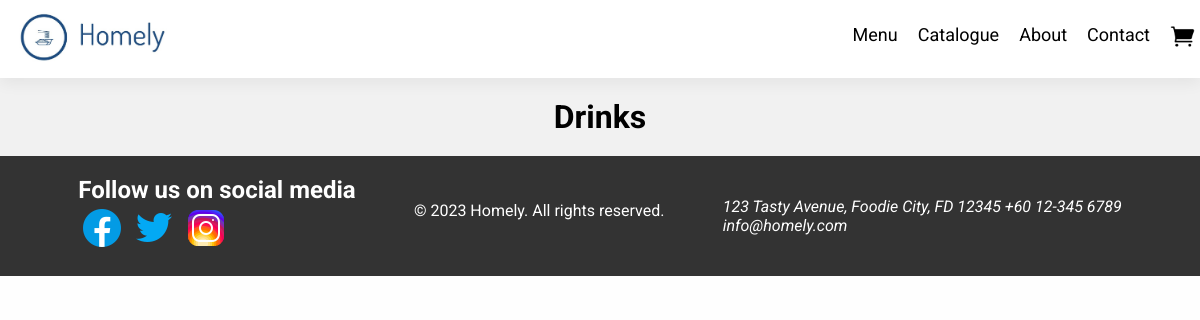
The page /drinks/ on the database as committed earlier.
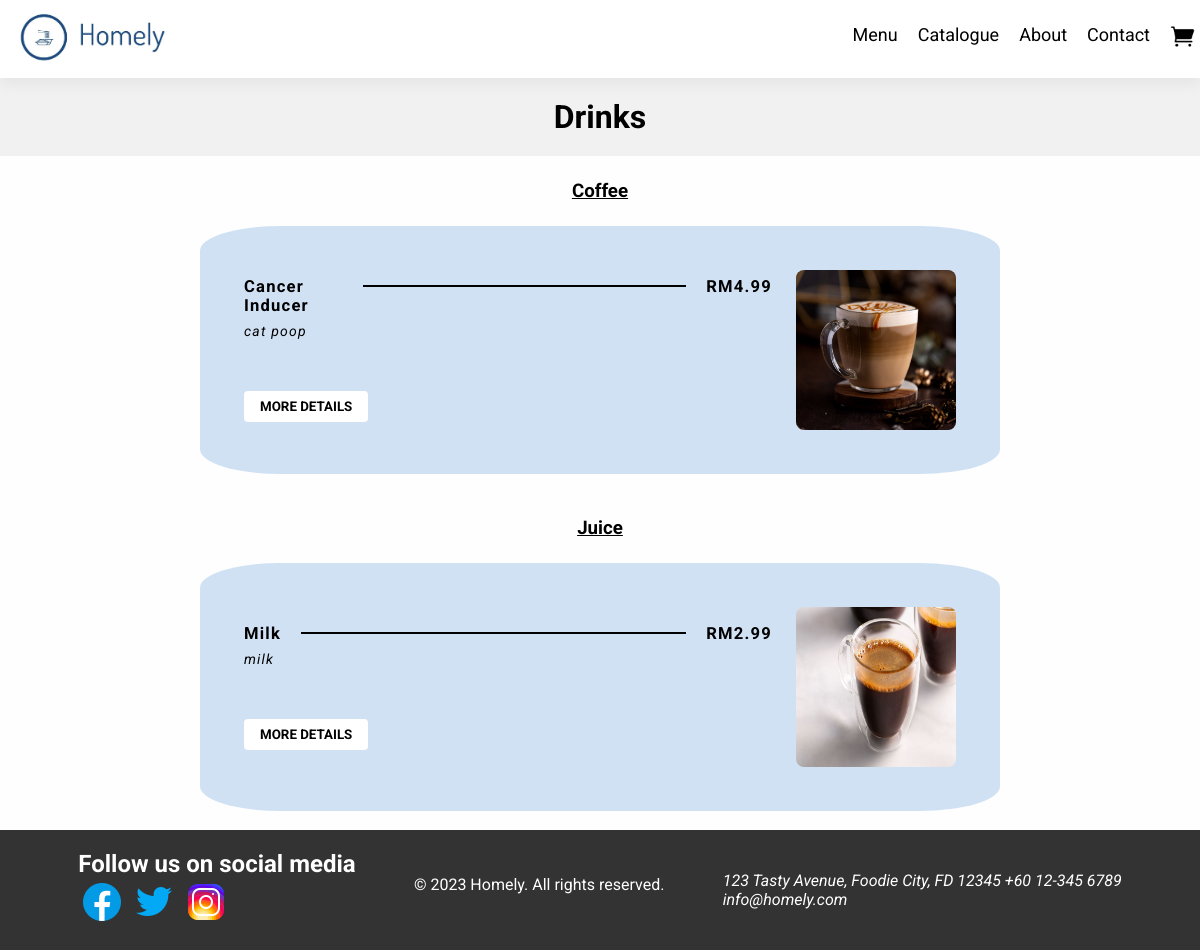
The same page on the database as committed later.
### restaurant/models.py (models this page shows, shortened)
class FoodItem(models.Model):
    type = models.CharField(max_length=100)
    category = models.CharField(max_length=100)
    name = models.CharField(max_length=100)
    price = models.DecimalField(max_digits=6, decimal_places=2)
    description = models.TextField()
    image = models.ImageField(upload_to='menu_items/')
    details_url = models.URLField(blank=True, null=True)

### restaurant/views.py (the view)
# urls.py: path('drinks/', views.drinks, name="drinks"),
def drinks(request):
    drink_items = FoodItem.objects.filter(category='Drinks').order_by('type')
    drink_items_grouped = {k: list(v) for k, v in groupby(drink_items, key=attrgetter('type'))}
    return render(request, 'drinks.html', {'drink_items_grouped': drink_items_grouped.items()})

### templates/drinks.html
{% extends 'main.html' %} {% load static %} {% block content %}
<h1 class="drinks-heading">Drinks</h1>
{% for type, items in drink_items_grouped %}
<h3 class="list-header">{{ type }}</h3>
<section class="drinks-menu">
  <ul>
    {% for item in items %}
    <li class="item-container">
      <section class="item-text">
        <section class="item-header">
          <h5>{{ item.name }}</h5>
          <section class="separator"></section>
          <h5>RM{{ item.price }}</h5>
        </section>
        <section class="item-description">
          <p>{{ item.description }}</p>
        </section>
        <a href="{% url 'item_detail' pk=item.id %}" class="more-details-link">
          <button class="more-details">more details</button>
        </a>
      </section>
      <img
        src="{{ MEDIA_URL }}{{ item.image.url }}"
        alt="{{ item.name }}"
        style="width: 160px; height: 160px"
      />
    </li>
    {% endfor %}
  </ul>
</section>
<br />
{% endfor %} {% endblock %}

### templates/main.html (shortened to what this page needs)
<!DOCTYPE html>
{% load static %}
<html>
  <head>
    <link
      rel="stylesheet"
      type="text/css"
      href="{% static 'styles/main.css'%}"
    />
  </head>
  <body>
    {% include 'header.html' %}
    {% block content %}
    {% endblock %}
    {% include 'footer.html' %}
  </body>
</html>

### templates/header.html
{% load static %}
<header>
  <section class="logo">
    <a href="{% url 'home' %}">
      <img src="{% static 'images/logo.jpg' %}" alt="Logo of Homely" />
    </a>
  </section>
  <nav>
    <a href="{% url 'menu' %}">Menu</a>
    <a href="{% url 'catalog' %}">Catalogue</a>
    <a href="{% url 'about' %}">About</a>
    <a href="{% url 'contact' %}">Contact</a>
    <a href="{% url 'cart' %}" class="cart-link">
      <img src="{% static 'images/Black_cart.png' %}" alt="Cart" />
    </a>
  </nav>
</header>

### templates/footer.html
{% load static %}
<footer>
  <section class="socials">
    <h2>Follow us on social media</h2>
    <a href="https://www.facebook.com/login.php">
      <img
        src="{% static 'images/facebook.png' %}"
        alt="Facebook Icon"
        width="48px"
        height="48px"
      />
    </a>
    <a href="https://twitter.com/">
      <img
        src="{% static 'images/twitter.png' %}"
        alt="Twitter Icon"
        width="48px"
        height="48px"
      />
    </a>
    <a href="https://www.instagram.com/">
      <img
        src="{% static 'images/instagram.png' %}"
        alt="Instagram Icon"
        width="48px"
        height="48px"
      />
    </a>
  </section>
  <p>© 2023 Homely. All rights reserved.</p>
  <address>
    123 Tasty Avenue, Foodie City, FD 12345
    <a href="tel:+1234567890">+60 12-345 6789</a><br />
    <a href="mailto:info@Homely.com">info@homely.com</a>
  </address>
</footer>

### static/styles/main.css (style rules this page uses)
* { margin: 0; padding: 0; font-family: "Roboto", sans-serif; }
body { background-color: #fefefe; }
a { text-decoration: none; color: inherit; }
header { font-size: 18px; display: flex; justify-content: space-between; align-items: center; padding: 0 10px; position: sticky; top: 0; z-index: 100; background-color: white; box-shadow: 0 5px 15px rgba(0, 0, 0, 0.06); }
header .logo > a > img { width: 20%; }
nav { display: flex; gap: 20px; flex-wrap: wrap; }
nav > a { color: black; text-decoration: none; }
footer { background-color: #333; color: #fff; padding: 20px; display: flex; justify-content: space-evenly; align-items: center; }
footer p { margin-bottom: 10px; }
footer a { color: #fff; text-decoration: none; }
.food-heading, .drinks-heading, .menu-heading { background-color: rgba(188, 188, 188, 0.197); padding: 20px; text-align: center; }
.list-header { padding: 24px 10px; text-align: center; text-decoration: underline; }
.food-menu, .drinks-menu, .dessert-menu { max-width: 800px; margin: 0 auto; background-color: rgba(178, 206, 238, 0.579); border-radius: 10%; }
.food-menu > ul, .drinks-menu > ul, .dessert-menu > ul { list-style-type: none; padding: 12px; }
.food-menu .item-container, .drinks-menu .item-container, .dessert-menu .item-container { display: flex; align-items: center; justify-content: center; gap: 24px; margin: 2rem; }
.item-container > img { max-width: 160px; border-radius: 8px; }
.more-details { background-color: white; color: black; border: none; border-radius: 4px; padding: 8px 16px; cursor: pointer; font-weight: bold; outline: none; text-transform: uppercase; }
.food-menu .item-text, .drinks-menu .item-text, .dessertmenu .item-text { display: flex; flex-direction: column; flex-grow: 1; gap: 8px; letter-spacing: 1.2px; }
.item-header { display: flex; justify-content: space-between; font-size: 20px; }
.item-description { font-size: 14px; font-style: italic; min-height: 60px; }
.separator { width: 80%; background-color: #000000; height: 2px; margin: 8px 20px 0; }
.cart-link { width: 20px; }
.cart-link img { width: 25px; height: auto; }

Rows that differ between the two databases and show on the page:
added FoodItem: type "Coffee", name "Cancer Inducer", price "4.99", description "cat poop", image (picture)
added FoodItem: type "Juice", name "Milk", price "2.99", description "milk", image (picture)
